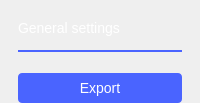
             <widget class="QWidget" name="generalSettings">
              <layout class="QVBoxLayout" name="verticalLayout_3">
               <property name="spacing">
                <number>0</number>
               </property>
               <property name="leftMargin">
                <number>18</number>
               </property>
               <property name="topMargin">
                <number>20</number>
               </property>
               <property name="rightMargin">
                <number>18</number>
               </property>
               <property name="bottomMargin">
                <number>0</number>
               </property>
               <item>
                <widget class="QLabel" name="labelGeneralSettingsTitle">
                 <property name="styleSheet">
                  <string notr="true"> color: white;
    font-size: 14px;
    font-weight: normal;</string>
                 </property>
                 <property name="text">
                  <string>General settings</string>
                 </property>
                </widget>
               </item>
               <item>
                <spacer name="verticalSpacer_2">
                 <property name="orientation">
                  <enum>Qt::Vertical</enum>
                 </property>
                 <property name="sizeType">
                  <enum>QSizePolicy::Fixed</enum>
                 </property>
                 <property name="sizeHint" stdset="0">
                  <size>
                   <width>0</width>
                   <height>14</height>
                  </size>
                 </property>
                </spacer>
               </item>
               <item>
                <widget class="Line" name="lineGeneralSettingsTitle">
                 <property name="minimumSize">
                  <size>
                   <width>0</width>
                   <height>2</height>
                  </size>
                 </property>
                 <property name="maximumSize">
                  <size>
                   <width>16777215</width>
                   <height>16777215</height>
                  </size>
                 </property>
                 <property name="styleSheet">
                  <string notr="true">color: #4A64FF;</string>
                 </property>
                 <property name="frameShadow">
                  <enum>QFrame::Plain</enum>
                 </property>
                 <property name="lineWidth">
                  <number>2</number>
                 </property>
                 <property name="orientation">
                  <enum>Qt::Horizontal</enum>
                 </property>
                </widget>
               </item>
               <item>
                <spacer name="verticalSpacer_9">
                 <property name="orientation">
                  <enum>Qt::Vertical</enum>
                 </property>
                 <property name="sizeType">
                  <enum>QSizePolicy::Fixed</enum>
                 </property>
                 <property name="sizeHint" stdset="0">
                  <size>
                   <width>20</width>
                   <height>20</height>
                  </size>
                 </property>
                </spacer>
               </item>
               <item>
                <widget class="QPushButton" name="btnExport">
                 <property name="styleSheet">
                  <string notr="true">QPushButton {
  min-height: 30px;
  max-height: 30px;

  border: 0px;
  border-radius: 4px;

  background-color: #4a64ff;
  color: #ffffff;

  font-size: 14px;
}

QPushButton:pressed {
  background-color: #2a44df;
}

QPushButton:hover {
	background-color: #4a34ff;
}</string>
                 </property>
                 <property name="text">
                  <string>Export</string>
                 </property>
                </widget>
               </item>
               <item>
                <spacer name="verticalSpacer">
                 <property name="orientation">
                  <enum>Qt::Vertical</enum>
                 </property>
                 <property name="sizeHint" stdset="0">
                  <size>
                   <width>0</width>
                   <height>0</height>
                  </size>
                 </property>
                </spacer>
               </item>
              </layout>
             </widget>
